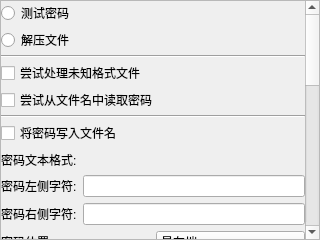
<?xml version="1.0" encoding="UTF-8"?>
<ui version="4.0">
 <class>Form</class>
 <widget class="QWidget" name="Form">
  <property name="geometry">
   <rect>
    <x>0</x>
    <y>0</y>
    <width>320</width>
    <height>240</height>
   </rect>
  </property>
  <property name="windowTitle">
   <string>Form</string>
  </property>
  <layout class="QVBoxLayout" name="verticalLayout_2">
   <property name="spacing">
    <number>0</number>
   </property>
   <property name="leftMargin">
    <number>0</number>
   </property>
   <property name="topMargin">
    <number>0</number>
   </property>
   <property name="rightMargin">
    <number>0</number>
   </property>
   <property name="bottomMargin">
    <number>0</number>
   </property>
   <item>
    <widget class="QScrollArea" name="scrollArea">
     <property name="widgetResizable">
      <bool>true</bool>
     </property>
     <widget class="QWidget" name="scrollAreaWidgetContents">
      <property name="geometry">
       <rect>
        <x>0</x>
        <y>0</y>
        <width>301</width>
        <height>633</height>
       </rect>
      </property>
      <layout class="QVBoxLayout" name="verticalLayout">
       <property name="spacing">
        <number>3</number>
       </property>
       <property name="leftMargin">
        <number>0</number>
       </property>
       <property name="topMargin">
        <number>0</number>
       </property>
       <property name="rightMargin">
        <number>0</number>
       </property>
       <property name="bottomMargin">
        <number>0</number>
       </property>
       <item>
        <widget class="QRadioButton" name="radioButton_mode1_test">
         <property name="toolTip">
          <string>逐个测试密码本中的密码，直到检索到正确的密码</string>
         </property>
         <property name="text">
          <string>测试密码</string>
         </property>
         <attribute name="buttonGroup">
          <string notr="true">buttonGroup</string>
         </attribute>
        </widget>
       </item>
       <item>
        <widget class="QRadioButton" name="radioButton_mode1_extract">
         <property name="toolTip">
          <string>测试密码并解压到本地</string>
         </property>
         <property name="text">
          <string>解压文件</string>
         </property>
         <attribute name="buttonGroup">
          <string notr="true">buttonGroup</string>
         </attribute>
        </widget>
       </item>
       <item>
        <widget class="Line" name="line">
         <property name="orientation">
          <enum>Qt::Orientation::Horizontal</enum>
         </property>
        </widget>
       </item>
       <item>
        <widget class="QCheckBox" name="checkBox_try_unknown_filetype">
         <property name="toolTip">
          <string>&lt;html&gt;&lt;head/&gt;&lt;body&gt;&lt;p&gt;忽略文件类型，对所有类型的文件进行测试或解压&lt;/p&gt;&lt;p&gt;注意：&lt;/p&gt;&lt;p&gt;1. 启用该选项进行解压时，会导致 exe/doc/xls 等类型的文件被解压。&lt;/p&gt;&lt;p&gt;2. 判断文件类型的方法为读取文件头，可能存在部分文件类型被误判/无法判断的情况。&lt;/p&gt;&lt;p&gt;3. 对于伪装为媒体格式的压缩文件，可以启用该选项进行尝试（部分文件可以正常进行测试/解压）。&lt;/p&gt;&lt;/body&gt;&lt;/html&gt;</string>
         </property>
         <property name="text">
          <string>尝试处理未知格式文件</string>
         </property>
        </widget>
       </item>
       <item>
        <widget class="QCheckBox" name="checkBox_read_password_from_filename">
         <property name="toolTip">
          <string>&lt;html&gt;&lt;head/&gt;&lt;body&gt;&lt;p&gt;从文件名中读取可能存在的密码。&lt;/p&gt;&lt;p&gt;支持的格式（以xxx指代密码）：&lt;/p&gt;&lt;p&gt;1. 以空格为间隔的两端字符：xxx 文件名/文件名 xxx&lt;/p&gt;&lt;p&gt;2. 以#开头，空格结尾的字符：#xxx 文件名&lt;/p&gt;&lt;p&gt;3. 以@开头，空格结尾的字符：@xxx 文件名&lt;/p&gt;&lt;p&gt;4. 在【】、[]、()中的字符：【xxx】文件名&lt;/p&gt;&lt;p&gt;5. 以&amp;quot;密码&amp;quot;、&amp;quot;解压码&amp;quot;、&amp;quot;解压密码&amp;quot;、&amp;quot;pw&amp;quot;、&amp;quot;PW&amp;quot;以及上述字符后带&amp;quot;:&amp;quot;、&amp;quot;：&amp;quot;开头，空格结尾的字符：密码xxx 文件名/解压密码:xxx 文件名&lt;/p&gt;&lt;/body&gt;&lt;/html&gt;</string>
         </property>
         <property name="text">
          <string>尝试从文件名中读取密码</string>
         </property>
        </widget>
       </item>
       <item>
        <widget class="Line" name="line_4">
         <property name="orientation">
          <enum>Qt::Orientation::Horizontal</enum>
         </property>
        </widget>
       </item>
       <item>
        <widget class="QWidget" name="widget_test" native="true">
         <layout class="QVBoxLayout" name="verticalLayout_3">
          <property name="leftMargin">
           <number>0</number>
          </property>
          <property name="topMargin">
           <number>0</number>
          </property>
          <property name="rightMargin">
           <number>0</number>
          </property>
          <property name="bottomMargin">
           <number>0</number>
          </property>
          <item>
           <widget class="QCheckBox" name="checkBox_write_filename">
            <property name="toolTip">
             <string>如果检索到正确的密码，则将改密码写入文件名中</string>
            </property>
            <property name="text">
             <string>将密码写入文件名</string>
            </property>
           </widget>
          </item>
          <item>
           <widget class="QLabel" name="label_4">
            <property name="text">
             <string>密码文本格式:</string>
            </property>
           </widget>
          </item>
          <item>
           <layout class="QHBoxLayout" name="horizontalLayout_4">
            <item>
             <widget class="QLabel" name="label_2">
              <property name="text">
               <string>密码左侧字符:</string>
              </property>
             </widget>
            </item>
            <item>
             <widget class="QLineEdit" name="lineEdit_left_word">
              <property name="toolTip">
               <string>写入文件名时添加在左侧的字符</string>
              </property>
             </widget>
            </item>
           </layout>
          </item>
          <item>
           <layout class="QHBoxLayout" name="horizontalLayout_5">
            <item>
             <widget class="QLabel" name="label_3">
              <property name="text">
               <string>密码右侧字符:</string>
              </property>
             </widget>
            </item>
            <item>
             <widget class="QLineEdit" name="lineEdit_right_word">
              <property name="toolTip">
               <string>写入文件名时添加在右侧的字符</string>
              </property>
             </widget>
            </item>
           </layout>
          </item>
          <item>
           <layout class="QHBoxLayout" name="horizontalLayout_6">
            <item>
             <widget class="QLabel" name="label_5">
              <property name="text">
               <string>密码位置:</string>
              </property>
             </widget>
            </item>
            <item>
             <widget class="QComboBox" name="comboBox_pw_position">
              <property name="toolTip">
               <string>写入的位置，写入在最左端或者最右端</string>
              </property>
              <item>
               <property name="text">
                <string>最左端</string>
               </property>
              </item>
              <item>
               <property name="text">
                <string>最右端</string>
               </property>
              </item>
             </widget>
            </item>
           </layout>
          </item>
          <item>
           <layout class="QVBoxLayout" name="verticalLayout_5">
            <item>
             <widget class="QLabel" name="label_6">
              <property name="text">
               <string>文件名预览:</string>
              </property>
             </widget>
            </item>
            <item>
             <widget class="QLabel" name="label_preview_filename">
              <property name="text">
               <string>文件名示例</string>
              </property>
             </widget>
            </item>
           </layout>
          </item>
         </layout>
        </widget>
       </item>
       <item>
        <widget class="QWidget" name="widget_extract" native="true">
         <layout class="QVBoxLayout" name="verticalLayout_4">
          <property name="spacing">
           <number>3</number>
          </property>
          <property name="leftMargin">
           <number>0</number>
          </property>
          <property name="topMargin">
           <number>0</number>
          </property>
          <property name="rightMargin">
           <number>0</number>
          </property>
          <property name="bottomMargin">
           <number>0</number>
          </property>
          <item>
           <widget class="QRadioButton" name="radioButton_mode2_smart_extract">
            <property name="toolTip">
             <string>&lt;html&gt;&lt;head/&gt;&lt;body&gt;&lt;p&gt;自动判断文件层级结构进行解压，类似于Bandizip。&lt;/p&gt;&lt;p&gt;如果仅存在单个文件/文件夹，则直接解压，如果存在多个文件且无上级文件夹，则自动创建文件夹并解压到该文件夹下。&lt;/p&gt;&lt;/body&gt;&lt;/html&gt;</string>
            </property>
            <property name="text">
             <string>智能解压</string>
            </property>
           </widget>
          </item>
          <item>
           <widget class="QRadioButton" name="radioButton_mode2_direct_extract">
            <property name="toolTip">
             <string>不对文件层级结构进行检查，不进行处理直接解压</string>
            </property>
            <property name="text">
             <string>直接解压</string>
            </property>
           </widget>
          </item>
          <item>
           <widget class="QRadioButton" name="radioButton_mode2_extract_same_folder">
            <property name="toolTip">
             <string>解压到以压缩文件名命名的文件夹中</string>
            </property>
            <property name="text">
             <string>解压到同名目录</string>
            </property>
           </widget>
          </item>
          <item>
           <widget class="Line" name="line_5">
            <property name="orientation">
             <enum>Qt::Orientation::Horizontal</enum>
            </property>
           </widget>
          </item>
          <item>
           <widget class="QCheckBox" name="checkBox_delete_origin">
            <property name="toolTip">
             <string>成功解压后删除源文件</string>
            </property>
            <property name="text">
             <string>解压后删除原文件</string>
            </property>
           </widget>
          </item>
          <item>
           <widget class="QCheckBox" name="checkBox_recursive_extract">
            <property name="toolTip">
             <string>&lt;html&gt;&lt;head/&gt;&lt;body&gt;&lt;p&gt;解压嵌套的压缩文件，直到解压结果中不存在压缩文件。&lt;/p&gt;&lt;p&gt;实现方法：对解压的结果进行再一次的解压。&lt;/p&gt;&lt;/body&gt;&lt;/html&gt;</string>
            </property>
            <property name="text">
             <string>递归解压嵌套压缩包</string>
            </property>
           </widget>
          </item>
          <item>
           <layout class="QHBoxLayout" name="horizontalLayout">
            <item>
             <widget class="QLabel" name="label">
              <property name="text">
               <string>覆盖模式</string>
              </property>
             </widget>
            </item>
            <item>
             <widget class="QComboBox" name="comboBox_cover_file">
              <property name="focusPolicy">
               <enum>Qt::FocusPolicy::WheelFocus</enum>
              </property>
              <property name="contextMenuPolicy">
               <enum>Qt::ContextMenuPolicy::DefaultContextMenu</enum>
              </property>
              <property name="toolTip">
               <string>解压文件存在冲突时的处理方法</string>
              </property>
              <property name="duplicatesEnabled">
               <bool>false</bool>
              </property>
              <item>
               <property name="text">
                <string>覆盖重复文件</string>
               </property>
              </item>
              <item>
               <property name="text">
                <string>跳过重复文件</string>
               </property>
              </item>
              <item>
               <property name="text">
                <string>重命名新文件</string>
               </property>
              </item>
              <item>
               <property name="text">
                <string>重命名旧文件</string>
               </property>
              </item>
             </widget>
            </item>
           </layout>
          </item>
          <item>
           <layout class="QHBoxLayout" name="horizontalLayout_2">
            <item>
             <widget class="QCheckBox" name="checkBox_break_folder">
              <property name="text">
               <string>解散文件夹</string>
              </property>
             </widget>
            </item>
            <item>
             <widget class="QComboBox" name="comboBox_break_folder">
              <property name="focusPolicy">
               <enum>Qt::FocusPolicy::WheelFocus</enum>
              </property>
              <property name="toolTip">
               <string>&lt;html&gt;&lt;head/&gt;&lt;body&gt;&lt;p&gt;处理多层级的文件夹结构，用于清理空文件夹。&lt;/p&gt;&lt;p&gt;移动到顶层目录：移动最底层的首个非空文件夹下的文件到顶层目录之下（保持文件层级结构，并删除空的该底层文件夹）。&lt;/p&gt;&lt;p&gt;移动底层文件夹：移动最底层的首个非空文件夹到顶层目录之外（并删除空的顶层目录）。&lt;/p&gt;&lt;p&gt;仅移动文件：移动所有文件到顶层目录之下（并删除空的子文件夹）。&lt;/p&gt;&lt;/body&gt;&lt;/html&gt;</string>
              </property>
              <item>
               <property name="text">
                <string>移动到顶层目录</string>
               </property>
              </item>
              <item>
               <property name="text">
                <string>移动底层文件夹</string>
               </property>
              </item>
              <item>
               <property name="text">
                <string>仅移动文件</string>
               </property>
              </item>
             </widget>
            </item>
           </layout>
          </item>
          <item>
           <widget class="QCheckBox" name="checkBox_extract_output_folder">
            <property name="toolTip">
             <string>解压到该指定的文件夹，而不是源文件的同级文件夹中</string>
            </property>
            <property name="text">
             <string>解压至指定目录</string>
            </property>
           </widget>
          </item>
          <item>
           <layout class="QHBoxLayout" name="horizontalLayout_3">
            <item>
             <widget class="QLineEdit" name="lineEdit_extract_output_folder"/>
            </item>
            <item>
             <widget class="QToolButton" name="toolButton_choose">
              <property name="text">
               <string>c</string>
              </property>
             </widget>
            </item>
            <item>
             <widget class="QToolButton" name="toolButton_open">
              <property name="text">
               <string>o</string>
              </property>
             </widget>
            </item>
           </layout>
          </item>
          <item>
           <widget class="QCheckBox" name="checkBox_extract_filter">
            <property name="toolTip">
             <string>解压时过滤符合条件的文件（不解压该部分文件）</string>
            </property>
            <property name="text">
             <string>文件过滤规则</string>
            </property>
           </widget>
          </item>
          <item>
           <widget class="QPlainTextEdit" name="plainTextEdit_extract_filter_rule"/>
          </item>
         </layout>
        </widget>
       </item>
       <item>
        <widget class="Line" name="line_2">
         <property name="orientation">
          <enum>Qt::Orientation::Horizontal</enum>
         </property>
        </widget>
       </item>
       <item>
        <widget class="QCheckBox" name="checkBox_top_window">
         <property name="toolTip">
          <string>保持窗口在前台</string>
         </property>
         <property name="text">
          <string>置顶程序窗口</string>
         </property>
        </widget>
       </item>
       <item>
        <widget class="QCheckBox" name="checkBox_lock_size">
         <property name="toolTip">
          <string>锁定窗口尺寸，禁止修改</string>
         </property>
         <property name="text">
          <string>锁定窗口大小</string>
         </property>
        </widget>
       </item>
      </layout>
     </widget>
    </widget>
   </item>
  </layout>
 </widget>
 <resources/>
 <connections/>
 <buttongroups>
  <buttongroup name="buttonGroup"/>
 </buttongroups>
</ui>
